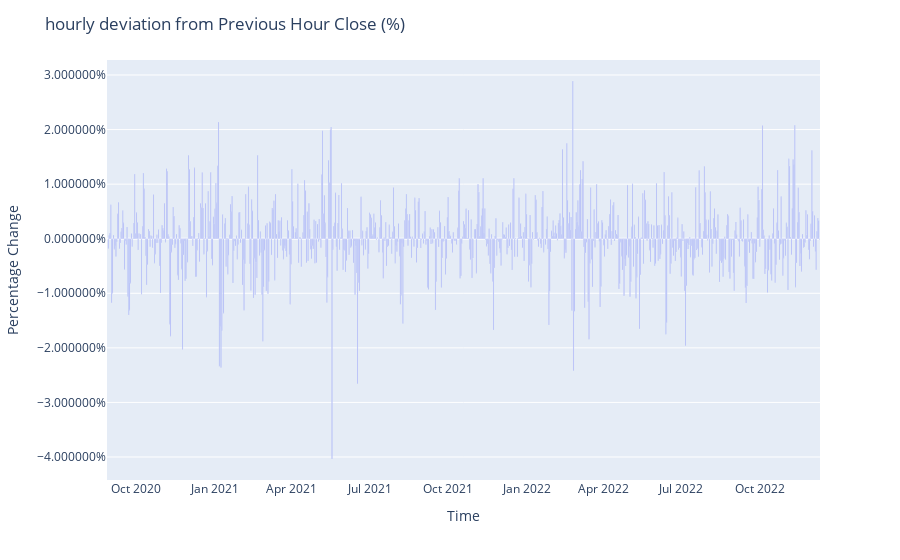

Notebook code cell kept with this figure:
### Markdown cell above
#### Price change - Daily from Previous Day

### Code cell
# the "MS" option specifies dailyfrequency by Start day
btc_daily= btc_df[["Close"]].resample("D").mean()
#btc_daily= btc_df["Close"][btc_df.index > "2022-01-01"].resample("D").mean()

# relative deviation from the overall mean
hourly_mean_diff = btc_daily.pct_change()

# Plot the change 
fig = px.bar(hourly_mean_diff)

fig.update_layout(
    yaxis_title="Percentage Change", 
    yaxis_tickformat = '%',
    xaxis_title="Time",
    title="hourly deviation from Previous Hour Close (%)",
    showlegend=False,
)
fig.show()

### Figure 1 — Plotly figure (JSON) as saved in the notebook; plotly's stock layout.template omitted (floating-point values rounded to 4 significant figures; data arrays with more than 128 entries replaced by an {"elided": "..."} marker saying what was removed)
{"data": [{"alignmentgroup": "True", "hovertemplate": "variable=Close<br>Close time=%{x}<br>value=%{y}<extra></extra>", "legendgroup": "Close", "marker": {"color": "#636efa"}, "name": "Close", "offsetgroup": "Close", "orientation": "v", "showlegend": true, "textposition": "auto", "type": "bar", "x": {"elided": "835 str values"}, "xaxis": "x", "y": {"elided": "835 float values"}, "yaxis": "y"}], "layout": {"barmode": "relative", "legend": {"title": {"text": "variable"}, "tracegroupgap": 0}, "margin": {"t": 60}, "showlegend": false, "title": {"text": "hourly deviation from Previous Hour Close (%)"}, "xaxis": {"anchor": "y", "domain": [0, 1], "title": {"text": "Time"}}, "yaxis": {"anchor": "x", "domain": [0, 1], "tickformat": "%", "title": {"text": "Percentage Change"}}}}
